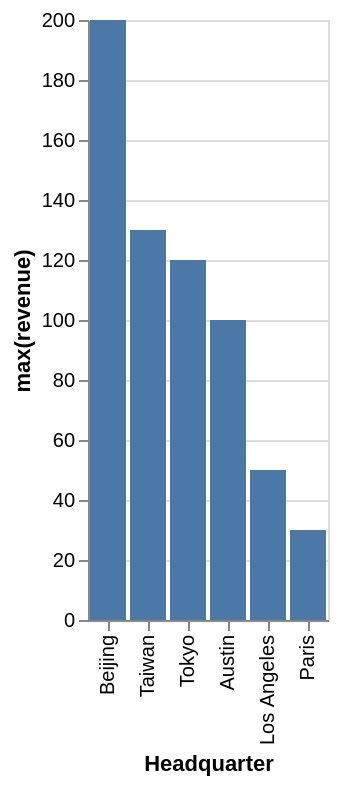

Write the Vega-Lite specification saved for this chart.
### Vega-Lite specification from a JSON file in a GitHub repository (floating-point values rounded to 4 significant figures)
{"data": {"values": [{"x_data": "Beijing", "y_data": 200}, {"x_data": "Taiwan", "y_data": 130}, {"x_data": "Tokyo", "y_data": 120}, {"x_data": "Austin", "y_data": 100}, {"x_data": "Los Angeles", "y_data": 50}, {"x_data": "Paris", "y_data": 30}]}, "mark": "bar", "encoding": {"x": {"field": "x_data", "type": "nominal", "title": "Headquarter", "sort": {"op": "sum", "field": "y_data", "order": "descending"}}, "y": {"field": "y_data", "type": "quantitative", "title": "max(revenue)"}}}
